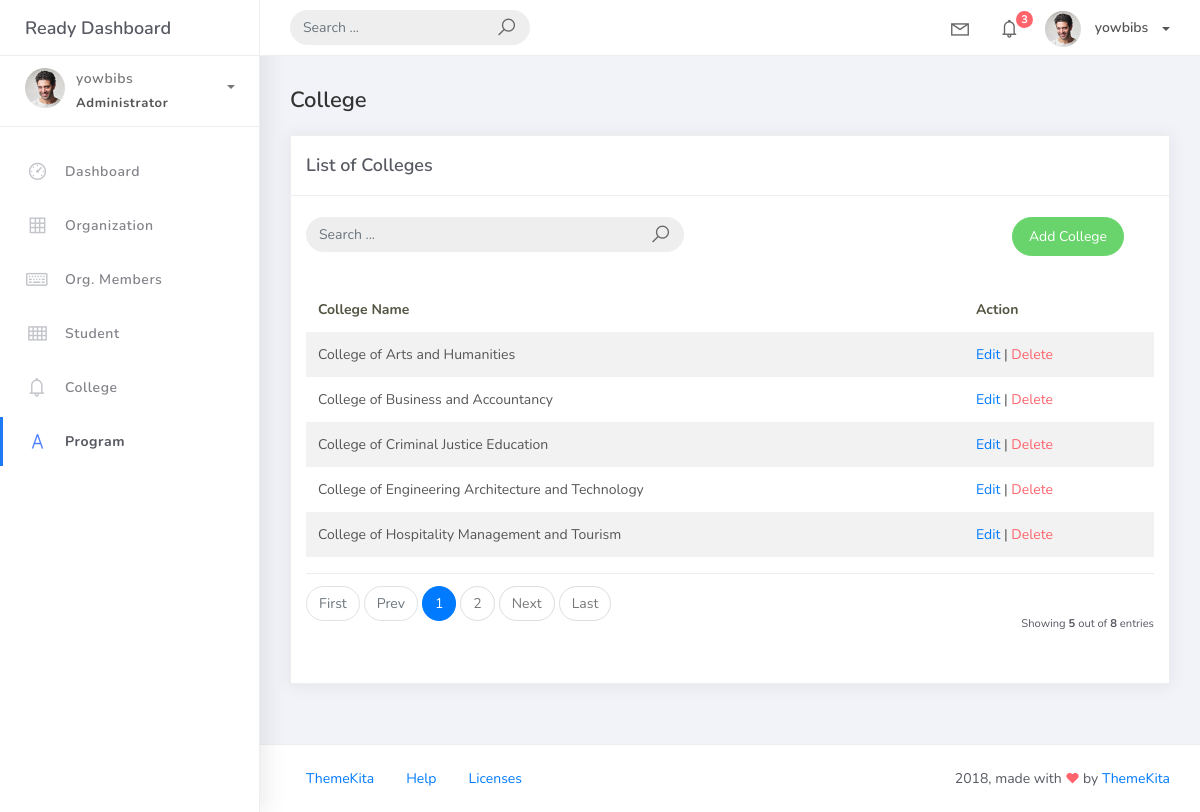
Screenshot of /college_list (signed in) with the database file from the repository.
### studentorg/models.py (models this page shows, shortened)
class BaseModel(models.Model):
    created_at = models.DateTimeField(auto_now_add=True, db_index=True)
    updated_at = models.DateTimeField(auto_now=True)
    class Meta:
        abstract = True

class College(BaseModel):
    college_name = models.CharField(max_length=150)

### studentorg/views.py (the view)
# urls.py: path('college_list', views.CollegeListView.as_view(), name='college-list'),
class CollegeListView(LoginRequiredMixin, ListView):
    model = College
    template_name = 'college_list.html'
    paginate_by = 5
    ordering = ['college_name']
    def get_queryset(self):
        qs = super().get_queryset()
        query = self.request.GET.get('q')
        if query:
            qs = qs.filter(Q(college_name__icontains=query))
        return qs

### templates/studentorg/college_list.html
{% extends 'base.html' %}
{% load static %}
{% block content %}
<div class="content">
    <div class="container-fluid">
        <h4 class="page-title">College</h4>
        <div class="row">
            <div class="col-md-12">
                <div class="card">
                    <div class="card-header">
                        <div class="card-title">List of Colleges</div>
                    </div>
                    <br>
                    <div class="col-md-12 row">
                        <div class="col-md-6">
                            <form class="navbar-left navbar-form nav-search mr-md-3" action="{% url 'college-list' %}" method="get">
                                <div class="input-group">
                                    <input
                                        type="text"
                                        placeholder="Search ..."
                                        class="form-control"
                                        name="q"
                                        value="{{ request.GET.q }}"
                                    />
                                    <div class="input-group-append">
                                        <span class="input-group-text">
                                            <i class="la la-search search-icon"></i>
                                        </span>
                                    </div>
                                </div>
                            </form>
                        </div>
                        <div class="col-md-6">
                            <div class="pull-right">
                                <a href="{% url 'college-add' %}" class="btn btn-success btn-rounded">
                                    Add College
                                </a>
                            </div>
                        </div>
                    </div>
                    <div class="card-body">
                        <table class="table table-striped mt-3">
                            <thead>
                                <tr>
                                    <th>College Name</th>
                                    <th>Action</th>
                                </tr>
                            </thead>
                            <tbody>
                                {% for object in object_list %}
                                <tr>
                                    <td>{{ object.college_name }}</td>
                                    <td>
                                        <a href="college_list/{{ object.id }}">Edit</a> |
                                        <a href="college_list/{{ object.id }}/delete" class="text-danger">Delete</a>
                                    </td>
                                </tr>
                                {% empty %}
                                <tr>
                                    <td colspan="2" style="text-align:center;">
                                        No Records Found
                                    </td>
                                </tr>
                                {% endfor %}
                            </tbody>
                        </table>
                        {% include 'includes/pagination.html' %}
                    </div>
                </div>
            </div>
        </div>
    </div>
</div>
{% endblock %}

### templates/base.html (shortened to what this page needs)
{% load static %}
<!DOCTYPE html>
<html>
<head>
	<link rel="stylesheet" href="{% static 'css/bootstrap.min.css' %}">
	<link rel="stylesheet" href="{% static 'css/ready.css' %}">
	<link rel="stylesheet" href="{% static 'css/demo.css' %}">
</head>
<body>
	<div class="wrapper">
		<div class="main-header">
			<div class="logo-header">
				<a href="index.html" class="logo">
					Ready Dashboard
				</a>
			</div>
			<nav class="navbar navbar-header navbar-expand-lg">
				<div class="container-fluid">
					<form class="navbar-left navbar-form nav-search mr-md-3" action="">
						<div class="input-group">
							<input type="text" placeholder="Search ..." class="form-control">
							<div class="input-group-append">
								<span class="input-group-text">
									<i class="la la-search search-icon"></i>
								</span>
							</div>
						</div>
					</form>
					<ul class="navbar-nav topbar-nav ml-md-auto align-items-center">
						<li class="nav-item dropdown hidden-caret">
							<a class="nav-link dropdown-toggle" href="#" id="navbarDropdown" role="button" data-toggle="dropdown" aria-haspopup="true" aria-expanded="false">
								<i class="la la-envelope"></i>
							</a>
						</li>
						<li class="nav-item dropdown hidden-caret">
							<a class="nav-link dropdown-toggle" href="#" id="navbarDropdown" role="button" data-toggle="dropdown" aria-haspopup="true" aria-expanded="false">
								<i class="la la-bell"></i>
								<span class="notification">3</span>
							</a>
						</li>
						<li class="nav-item dropdown">
							<a class="dropdown-toggle profile-pic" data-toggle="dropdown" href="#" aria-expanded="false"> <img src="{% static 'img/profile.jpg' %}" alt="user-img" width="36" class="img-circle"> <span>{{ request.user.username }}</span></span> </a>
							</li>
						</ul>
					</div>
				</nav>
			</div>
			<div class="sidebar">
				<div class="scrollbar-inner sidebar-wrapper">
					<div class="user">
						<div class="photo">
							<img src="{% static 'img/profile.jpg' %}">
						</div>
						<div class="info">
							<a class="" data-toggle="collapse" href="#collapseExample" aria-expanded="true">
								<span>
									{{ request.user.username }}
									<span class="user-level">Administrator</span>
									<span class="caret"></span>
								</span>
							</a>
						</div>
					</div>
					<ul class="nav">
						<li class="nav-item">
							<a href="{% url 'home' %}">
								<i class="la la-dashboard"></i>
								<p>Dashboard</p>
							</a>
						</li>
						<li class="nav-item">
							<a href="{% url 'organization-list' %}">
								<i class="la la-table"></i>
								<p>Organization</p>
							</a>
						</li>
						<li class="nav-item">
							<a href="{% url 'orgmember-list' %}">
								<i class="la la-keyboard-o"></i>
								<p>Org. Members</p>
							</a>
						</li>
						<li class="nav-item">
							<a href="{% url 'student-list' %}">
								<i class="la la-th"></i>
								<p>Student</p>
							</a>
						</li>
						<li class="nav-item">
							<a href="{% url 'college-list' %}">
								<i class="la la-bell"></i>
								<p>College</p>
							</a>
						</li>
						<li class="nav-item active">
								<a href="{% url 'program-list' %}">
								<i class="la la-font"></i>
								<p>Program</p>
							</a>
						</li>
					</ul>
				</div>
			</div>
			<div class="main-panel">
				{% block content %}
                {% endblock %}
				<footer class="footer">
					<div class="container-fluid">
						<nav class="pull-left">
							<ul class="nav">
								<li class="nav-item">
									<a class="nav-link" href="http://www.themekita.com">
										ThemeKita
									</a>
								</li>
								<li class="nav-item">
									<a class="nav-link" href="#">
										Help
									</a>
								</li>
								<li class="nav-item">
									<a class="nav-link" href="https://themewagon.com/license/#free-item">
										Licenses
									</a>
								</li>
							</ul>
						</nav>
						<div class="copyright ml-auto">
							2018, made with <i class="la la-heart heart text-danger"></i> by <a href="http://www.themekita.com">ThemeKita</a>
						</div>
					</div>
				</footer>
			</div>
		</div>
</body>
</html>

### rows the page displays
College: college_name "College of Arts and Humanities"
College: college_name "College of Business and Accountancy"
College: college_name "College of Criminal Justice Education"
College: college_name "College of Engineering Architecture and Technology"
College: college_name "College of Hospitality Management and Tourism"

### other values shown
{{ request.user.username }} "yowbibs"
{{ page_num }} "1"
{{ page_num }} "2"
{{ object_list.count }} "5"
{{ paginator.count }} "8"
